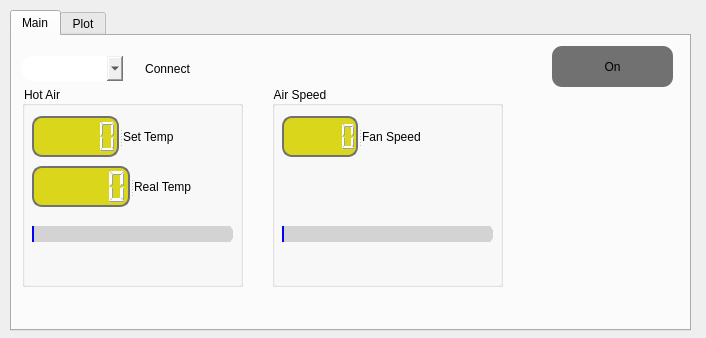
<?xml version="1.0" encoding="UTF-8"?>
<ui version="4.0">
 <class>Dialog</class>
 <widget class="QDialog" name="Dialog">
  <property name="geometry">
   <rect>
    <x>0</x>
    <y>0</y>
    <width>706</width>
    <height>338</height>
   </rect>
  </property>
  <property name="windowTitle">
   <string>Soldering Station</string>
  </property>
  <property name="windowIcon">
   <iconset>
    <normaloff>image/icon.png</normaloff>image/icon.png</iconset>
  </property>
  <property name="styleSheet">
   <string notr="true">background-image: url(&quot;/workspace/solder/gui_soft/soft/image/background.png&quot;); background-repeat: no-repeat; 
background-position: center</string>
  </property>
  <widget class="QTabWidget" name="tabWidget">
   <property name="geometry">
    <rect>
     <x>10</x>
     <y>10</y>
     <width>681</width>
     <height>321</height>
    </rect>
   </property>
   <property name="styleSheet">
    <string notr="true">selection-color: rgb(164, 0, 0);</string>
   </property>
   <property name="currentIndex">
    <number>0</number>
   </property>
   <widget class="QWidget" name="tab_4">
    <attribute name="title">
     <string>Main</string>
    </attribute>
    <widget class="QPushButton" name="hot_gun_on_off">
     <property name="geometry">
      <rect>
       <x>540</x>
       <y>10</y>
       <width>121</width>
       <height>41</height>
      </rect>
     </property>
     <property name="styleSheet">
      <string notr="true">border-radius: 10px;
background-color: rgba(0, 0, 0,140);</string>
     </property>
     <property name="text">
      <string>On</string>
     </property>
    </widget>
    <widget class="QGroupBox" name="groupBox">
     <property name="geometry">
      <rect>
       <x>10</x>
       <y>50</y>
       <width>221</width>
       <height>201</height>
      </rect>
     </property>
     <property name="title">
      <string>Hot Air</string>
     </property>
     <widget class="QSlider" name="set_temp_slider">
      <property name="geometry">
       <rect>
        <x>10</x>
        <y>140</y>
        <width>201</width>
        <height>16</height>
       </rect>
      </property>
      <property name="styleSheet">
       <string notr="true">QSlider::groove:horizontal {
border: 1px solid #999999;
height: 18px;

border-radius: 9px;
}

QSlider::handle:horizontal {
width: 18px;
 background-image: url(:/slider-knob.png)
}

QSlider::add-page:qlineargradient {
background: lightgrey;
border-top-right-radius: 9px;
border-bottom-right-radius: 9px;
border-top-left-radius: 0px;
border-bottom-left-radius: 0px;
}

QSlider::sub-page:qlineargradient {
background: blue;
border-top-right-radius: 0px;
border-bottom-right-radius: 0px;
border-top-left-radius: 9px;
border-bottom-left-radius: 9px;
}</string>
      </property>
      <property name="orientation">
       <enum>Qt::Horizontal</enum>
      </property>
     </widget>
     <widget class="QSplitter" name="splitter_2">
      <property name="geometry">
       <rect>
        <x>10</x>
        <y>30</y>
        <width>161</width>
        <height>41</height>
       </rect>
      </property>
      <property name="orientation">
       <enum>Qt::Horizontal</enum>
      </property>
      <widget class="QLCDNumber" name="set_temp">
       <property name="styleSheet">
        <string notr="true">QLCDNumber{
  background-color: rgb(217, 214, 28);
  border: 2px solid rgb(113, 113, 113);
  border-width: 2px;
  border-radius: 10px;
  color: rgb(255, 255, 255);
}
</string>
       </property>
      </widget>
      <widget class="QLabel" name="label_2">
       <property name="text">
        <string>Set Temp</string>
       </property>
      </widget>
     </widget>
     <widget class="QSplitter" name="splitter">
      <property name="geometry">
       <rect>
        <x>10</x>
        <y>80</y>
        <width>191</width>
        <height>41</height>
       </rect>
      </property>
      <property name="orientation">
       <enum>Qt::Horizontal</enum>
      </property>
      <widget class="QLCDNumber" name="real_temp">
       <property name="styleSheet">
        <string notr="true">QLCDNumber{
  background-color: rgb(217, 214, 28);
  border: 2px solid rgb(113, 113, 113);
  border-width: 2px;
  border-radius: 10px;
  color: rgb(255, 255, 255);
}
</string>
       </property>
      </widget>
      <widget class="QLabel" name="label">
       <property name="text">
        <string>Real Temp</string>
       </property>
      </widget>
     </widget>
    </widget>
    <widget class="QComboBox" name="comboBox">
     <property name="geometry">
      <rect>
       <x>10</x>
       <y>20</y>
       <width>101</width>
       <height>25</height>
      </rect>
     </property>
     <property name="styleSheet">
      <string notr="true">border-radius: 10px;</string>
     </property>
    </widget>
    <widget class="QGroupBox" name="groupBox_2">
     <property name="geometry">
      <rect>
       <x>260</x>
       <y>50</y>
       <width>231</width>
       <height>201</height>
      </rect>
     </property>
     <property name="styleSheet">
      <string notr="true"/>
     </property>
     <property name="title">
      <string>Air Speed</string>
     </property>
     <widget class="QSlider" name="fan_speed_slider">
      <property name="geometry">
       <rect>
        <x>10</x>
        <y>140</y>
        <width>211</width>
        <height>16</height>
       </rect>
      </property>
      <property name="styleSheet">
       <string notr="true">QSlider::groove:horizontal {
border: 1px solid #999999;
height: 18px;

border-radius: 9px;
}

QSlider::handle:horizontal {
width: 18px;
 background-image: url(:/slider-knob.png)
}

QSlider::add-page:qlineargradient {
background: lightgrey;
border-top-right-radius: 9px;
border-bottom-right-radius: 9px;
border-top-left-radius: 0px;
border-bottom-left-radius: 0px;
}

QSlider::sub-page:qlineargradient {
background: blue;
border-top-right-radius: 0px;
border-bottom-right-radius: 0px;
border-top-left-radius: 9px;
border-bottom-left-radius: 9px;
}</string>
      </property>
      <property name="orientation">
       <enum>Qt::Horizontal</enum>
      </property>
     </widget>
     <widget class="QSplitter" name="splitter_3">
      <property name="geometry">
       <rect>
        <x>10</x>
        <y>30</y>
        <width>151</width>
        <height>41</height>
       </rect>
      </property>
      <property name="orientation">
       <enum>Qt::Horizontal</enum>
      </property>
      <widget class="QLCDNumber" name="fan_speed">
       <property name="styleSheet">
        <string notr="true">QLCDNumber{
  background-color: rgb(217, 214, 28);
  border: 2px solid rgb(113, 113, 113);
  border-width: 2px;
  border-radius: 10px;
  color: rgb(255, 255, 255);
}
</string>
       </property>
      </widget>
      <widget class="QLabel" name="label_3">
       <property name="text">
        <string>Fan Speed</string>
       </property>
      </widget>
     </widget>
    </widget>
    <widget class="QPushButton" name="pushButton">
     <property name="geometry">
      <rect>
       <x>120</x>
       <y>20</y>
       <width>71</width>
       <height>25</height>
      </rect>
     </property>
     <property name="styleSheet">
      <string notr="true">  border-radius: 10px;</string>
     </property>
     <property name="text">
      <string>Connect</string>
     </property>
    </widget>
   </widget>
   <widget class="QWidget" name="tab_3">
    <attribute name="title">
     <string>Plot</string>
    </attribute>
    <widget class="QWidget" name="widget" native="true">
     <property name="geometry">
      <rect>
       <x>0</x>
       <y>10</y>
       <width>361</width>
       <height>271</height>
      </rect>
     </property>
    </widget>
    <widget class="QGroupBox" name="groupBox_3">
     <property name="geometry">
      <rect>
       <x>370</x>
       <y>10</y>
       <width>301</width>
       <height>171</height>
      </rect>
     </property>
     <property name="title">
      <string>PID Correction</string>
     </property>
     <widget class="QWidget" name="layoutWidget">
      <property name="geometry">
       <rect>
        <x>10</x>
        <y>20</y>
        <width>281</width>
        <height>141</height>
       </rect>
      </property>
      <layout class="QGridLayout" name="gridLayout">
       <item row="1" column="0">
        <widget class="QSplitter" name="pid_p_splitter">
         <property name="orientation">
          <enum>Qt::Horizontal</enum>
         </property>
         <widget class="QSlider" name="pid_p_slider">
          <property name="maximum">
           <number>10</number>
          </property>
          <property name="orientation">
           <enum>Qt::Horizontal</enum>
          </property>
         </widget>
         <widget class="QLCDNumber" name="pid_p_lcd">
          <property name="styleSheet">
           <string notr="true">QLCDNumber{
  background-color: rgb(217, 214, 28);
  border: 2px solid rgb(113, 113, 113);
  border-width: 2px;
  border-radius: 10px;
  color: rgb(255, 255, 255);
}
</string>
          </property>
         </widget>
         <widget class="QLabel" name="label_4">
          <property name="text">
           <string>Proportional</string>
          </property>
         </widget>
        </widget>
       </item>
       <item row="2" column="0">
        <widget class="QSplitter" name="pid_i_splitter">
         <property name="orientation">
          <enum>Qt::Horizontal</enum>
         </property>
         <widget class="QSlider" name="pid_i_slider">
          <property name="mouseTracking">
           <bool>true</bool>
          </property>
          <property name="orientation">
           <enum>Qt::Horizontal</enum>
          </property>
         </widget>
         <widget class="QLCDNumber" name="pid_i_lcd">
          <property name="styleSheet">
           <string notr="true">QLCDNumber{
  background-color: rgb(217, 214, 28);
  border: 2px solid rgb(113, 113, 113);
  border-width: 2px;
  border-radius: 10px;
  color: rgb(255, 255, 255);
}
</string>
          </property>
         </widget>
         <widget class="QLabel" name="label_5">
          <property name="text">
           <string>Integral</string>
          </property>
         </widget>
        </widget>
       </item>
       <item row="0" column="0">
        <widget class="QSplitter" name="pid_d_splitter">
         <property name="orientation">
          <enum>Qt::Horizontal</enum>
         </property>
         <widget class="QSlider" name="pid_d_slider">
          <property name="orientation">
           <enum>Qt::Horizontal</enum>
          </property>
         </widget>
         <widget class="QLCDNumber" name="pid_d_lcd">
          <property name="styleSheet">
           <string notr="true">QLCDNumber{
  background-color: rgb(217, 214, 28);
  border: 2px solid rgb(113, 113, 113);
  border-width: 2px;
  border-radius: 10px;
  color: rgb(255, 255, 255);
}
</string>
          </property>
         </widget>
         <widget class="QLabel" name="label_6">
          <property name="text">
           <string>derivative</string>
          </property>
         </widget>
        </widget>
       </item>
      </layout>
     </widget>
    </widget>
   </widget>
  </widget>
 </widget>
 <resources/>
 <connections/>
</ui>
